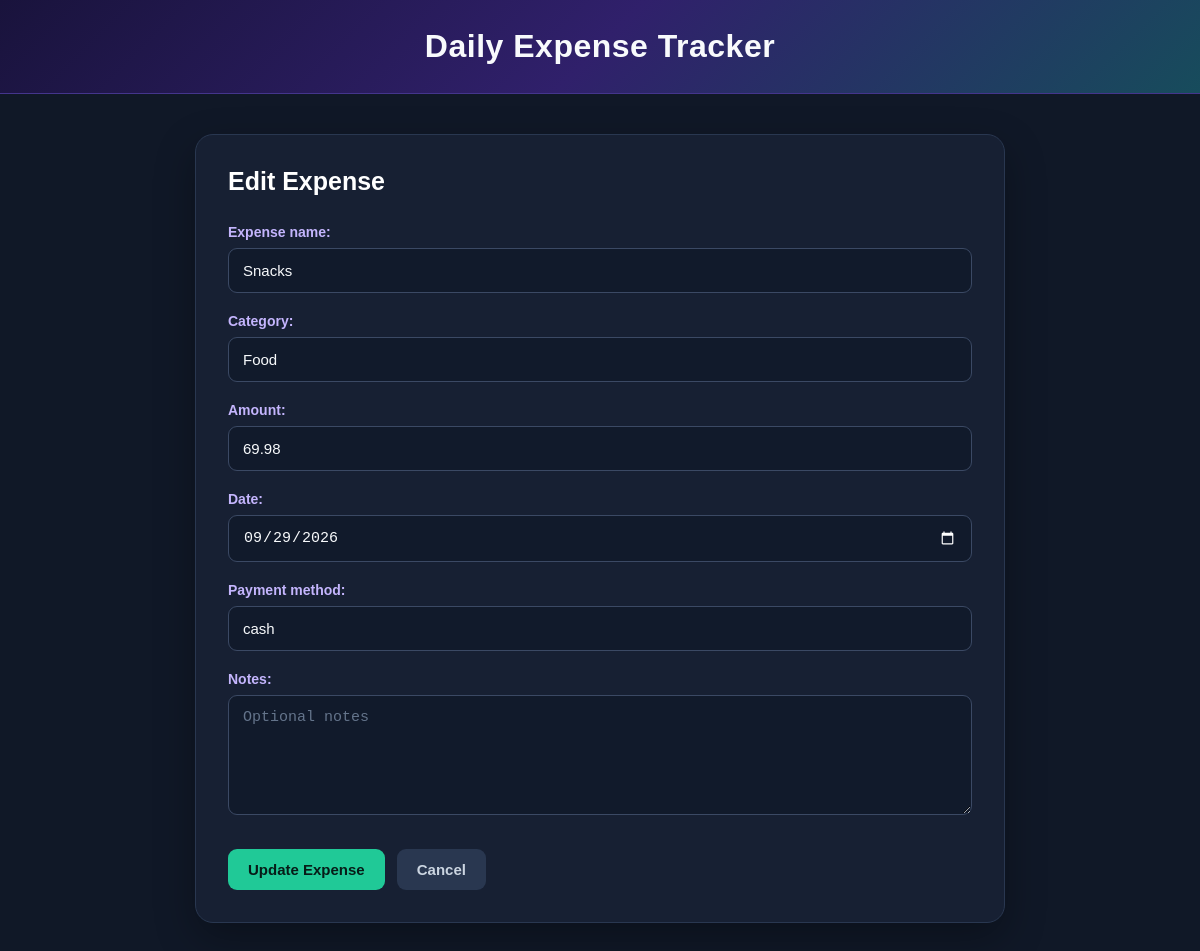
The app's page /expenses/edit/3/ with its own data.
### MyApp/models.py (models this page shows, shortened)
class Expense(models.Model):
    expense_id = models.AutoField(primary_key=True)
    expense_name = models.CharField(max_length=100)
    category = models.CharField(max_length=50)
    amount = models.DecimalField(max_digits=10, decimal_places=2)
    date = models.DateField()
    payment_method = models.CharField(max_length=50)
    notes = models.TextField(blank=True)

### MyApp/views.py (the view)
def edit_expense(request, expense_id):
    expense = get_object_or_404(
        Expense,
        expense_id=expense_id
    )
    if request.method == 'POST':
        form = ExpenseForm(
            request.POST,
            instance=expense
        )
        if form.is_valid():
            form.save()
            return redirect('expense_list')
    else:
        form = ExpenseForm(instance=expense)
    return render(request, 'MyApp/expense_form.html', {
        'form': form,
        'page_title': 'Edit Expense',
        'button_text': 'Update Expense',
    })

### MyApp/forms.py
class ExpenseForm(forms.ModelForm):
    class Meta:
        model = Expense
        fields = ['expense_name', 'category', 'amount', 'date', 'payment_method', 'notes',]
        widgets = {
            'expense_name': forms.TextInput(attrs={'class': 'form-control', 'placeholder': 'Example: Lunch'}),
            'category': forms.TextInput(attrs={'class': 'form-control', 'placeholder': 'Example: Food, Transportation, School'}),
            'amount': forms.NumberInput(attrs={'class': 'form-control', 'placeholder': 'Enter amount', 'step': '0.01','min': '0'}),
            'date': forms.DateInput(attrs={'class': 'form-control', 'type': 'date'}),
            'payment_method': forms.TextInput(attrs={'class': 'form-control', 'placeholder': 'Example: Cash, GCash, Bank'}),
            'notes': forms.Textarea(attrs={'class': 'form-control', 'placeholder': 'Optional notes','rows': 4}),
        }

### MyApp/templates/MyApp/expense_form.html (shortened to what this page needs)
<!DOCTYPE html>
<html lang="en">
<head>
</head>
<body>
    <div class="header">
        <div class="header-content">
            <h1>
                Daily Expense Tracker
            </h1>
        </div>
    </div>
    <div class="container">
        <div class="card">
            <h2>
                {{ page_title }}
            </h2>
            <form method="POST">
                {% for field in form %}
                    <div class="field">
                        {{ field.label_tag }}
                        {{ field }}
                    </div>
                {% endfor %}
                <div class="buttons">
                    <button type="submit">
                        {{ button_text }}
                    </button>
                    <a
                        href="{% url 'expense_list' %}"
                        class="back"
                    >
                        Cancel
                    </a>
                </div>
            </form>
        </div>
    </div>
</body>
</html>

### MyApp/templates/MyApp/expense_form.html (style rules this page uses)
* { box-sizing: border-box; }
body { margin: 0; font-family: Arial, Helvetica, sans-serif; background: #101827; color: #f8fafc; }
.header { background: linear-gradient( 135deg, #19133c, #30206b, #174c5c ); padding: 28px 20px; border-bottom: 1px solid #44358c; }
.header-content { max-width: 850px; margin: auto; }
.header h1 { margin: 0; text-align: center; font-size: 32px; letter-spacing: 0.5px; }
.container { max-width: 850px; margin: 40px auto; padding: 0 20px; }
.card { background: #172033; padding: 32px; border-radius: 18px; border: 1px solid #293750; box-shadow: 0 15px 40px rgba(0, 0, 0, 0.30); }
.card h2 { margin-top: 0; margin-bottom: 28px; color: #ffffff; font-size: 25px; }
.field { margin-bottom: 20px; }
label { display: block; margin-bottom: 8px; color: #c4b5fd; font-weight: bold; font-size: 14px; }
input, textarea, select { width: 100%; padding: 13px 14px; border: 1px solid #3b4964; border-radius: 9px; background: #111a2b; color: #f8fafc; font-size: 15px; outline: none; transition: 0.2s; }
input::placeholder, textarea::placeholder { color: #64748b; }
textarea { min-height: 120px; resize: vertical; }
input[type="date"] { color-scheme: dark; }
.buttons { margin-top: 30px; display: flex; gap: 12px; flex-wrap: wrap; }
button, .back { padding: 12px 20px; border-radius: 9px; border: none; text-decoration: none; font-weight: bold; cursor: pointer; font-size: 15px; transition: 0.2s; }
button { background: #20c997; color: #071c18; }
.back { background: #293750; color: #cbd5e1; }

### records on screen
Expense: form "Snacks" "Food" "69.98" "09/29/2026" "cash"

### other values on screen
{{ page_title }} "Edit Expense"
{{ field.label_tag }} "Expense name:" "Category:" "Amount:" "Date:" "Payment method:" "Notes:"
{{ button_text }} "Update Expense"
